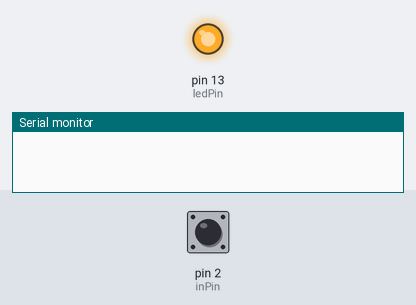
Bench run of a sketch on a simulated Arduino Uno, built with avr-gcc and run on an emulated ATmega328P. Shown: output pins drawn as LEDs (lit = HIGH), the last lines printed to the serial monitor. Dashed ring = blinking. The inputs (shaded band) are chosen by the test bench; at power-on: pin 2 (inPin) HIGH.

Above: at 1.2 s.
1.3 s: pin 2 (inPin) driven LOW
At 2.5 s:
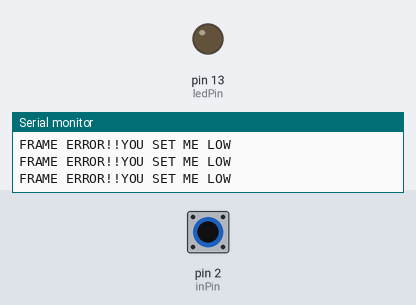
2.8 s: pin 2 (inPin) driven HIGH
At 3.8 s:
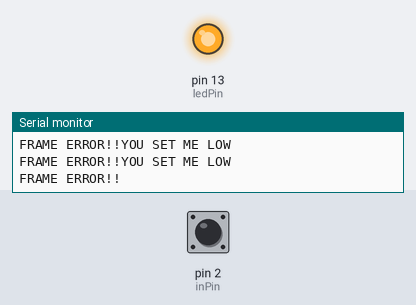
4.3 s: pin 2 (inPin) pulsed LOW 2 times (0.12 s each, 0.3 s apart)
At 4.51 s:
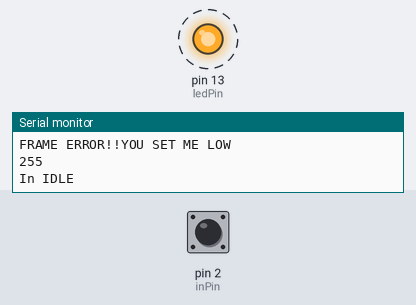
Timing chart, 0 to 7.3 s (numbered marks = the images above; inputs shaded):
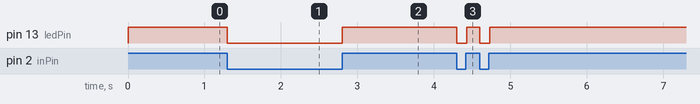

Measured:
- after the input at 1.3 s, pin 13 (ledPin): HIGH → LOW at once
- after the input at 2.8 s, pin 13 (ledPin): LOW → HIGH at once
- after the input at 4.3 s, pin 13 (ledPin): alternates HIGH for 0.17 s and LOW for 0.13 s, 4 changes in all, then stays HIGH, starting at once

The sketch:

InputArduino1.ino
```cpp
////For Networking Project2
////Reciever program
////Asynchronous Communication
////Dalton Fox, Ian Woodley, Thomas Gilman
#define BPS 9600
#define TIME 1000.0f / BPS

int ledPin = 13;
int inPin = 2;
int val = 0;
float t = 1000.0f / BPS;
unsigned char data = 0;
//
void rateDelay(float t)
{
  // Special raterateDelay for various bit rates
  int bps = t;
  int seconds = bps;
  if (seconds)
  {
    delay(seconds);
  }

  bps -= seconds;

  float microseconds = bps * 1000;
  if (microseconds)
  {
    delayMicroseconds(microseconds);
  }
}
void setup() { //sets the pin in and out including the
  Serial.begin(9600);
  pinMode(inPin, INPUT);
  pinMode(ledPin, OUTPUT);
}
//Needs to read in 10 bits 1 bit for starting the sequence, 8bits for data, and 1 bit to reset to IDLE
void loop() {
  val = digitalRead(inPin);

  while(val==HIGH)//The Arduino is not recieving anything, its in IDLE loop till recieving.
  {
    val = digitalRead(inPin);
    digitalWrite(ledPin,HIGH);
  }

  digitalWrite(ledPin,LOW);
  Serial.println("YOU SET ME LOW");//lets the Arduino is out of IDLE and started recieving
  rateDelay(t+(t/2));

  for(int i=0;i<=7;i++) //read in 8bits
  {
    val = digitalRead(inPin);
    data |= (val << (7-i)); //shifts left i bits and Bitwise OR's data with Val
    digitalWrite(ledPin,val);
    rateDelay(t);
  }
  val = digitalRead(inPin);

  if(val==LOW)//VAL should not be low a reset bit needs to reset it to HIGH for IDLE
  {
    val = digitalRead(inPin);
    digitalWrite(ledPin,LOW);
    Serial.print("FRAME ERROR!!");
    return 0; //exit
  }

  Serial.println(data);// prints the output of DATA before looping back again into IDLE
  Serial.println("\nIn IDLE");
}
```
